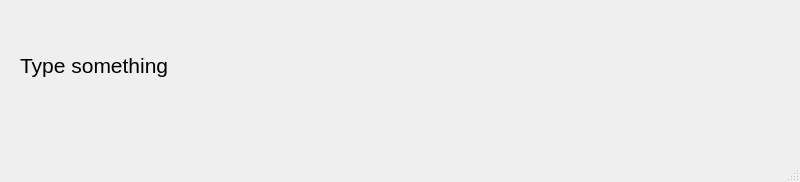
<?xml version="1.0" encoding="UTF-8"?>
<ui version="4.0">
 <class>SecondWindow</class>
 <widget class="QMainWindow" name="SecondWindow">
  <property name="geometry">
   <rect>
    <x>0</x>
    <y>0</y>
    <width>800</width>
    <height>182</height>
   </rect>
  </property>
  <property name="windowTitle">
   <string>MainWindow</string>
  </property>
  <widget class="QWidget" name="centralwidget">
   <widget class="QLabel" name="label">
    <property name="geometry">
     <rect>
      <x>20</x>
      <y>30</y>
      <width>741</width>
      <height>71</height>
     </rect>
    </property>
    <property name="font">
     <font>
      <pointsize>16</pointsize>
     </font>
    </property>
    <property name="text">
     <string>Type something</string>
    </property>
   </widget>
  </widget>
  <widget class="QMenuBar" name="menubar">
   <property name="geometry">
    <rect>
     <x>0</x>
     <y>0</y>
     <width>800</width>
     <height>26</height>
    </rect>
   </property>
  </widget>
  <widget class="QStatusBar" name="statusbar"/>
 </widget>
 <resources/>
 <connections/>
</ui>
